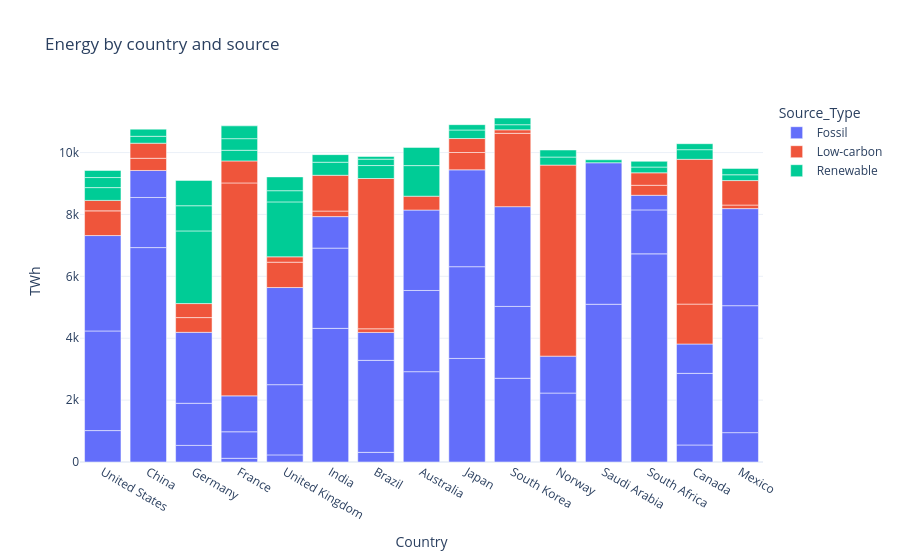

The notebook cell this image was saved under:
### Code cell
# exploratory — the default stacked bar: absolute TWh, 8 sources, 8 colours, alphabetical countries

fig = px.bar(df, x='Country', y='TWh', color='Source_Type', title='Energy by country and source',
             template='plotly_white')
fig.show()

### Figure 1 — Plotly figure (JSON) as saved in the notebook; plotly's stock layout.template omitted (floating-point values rounded to 4 significant figures)
{"data": [{"alignmentgroup": "True", "hovertemplate": "Source_Type=Fossil<br>Country=%{x}<br>TWh=%{y}<extra></extra>", "legendgroup": "Fossil", "marker": {"color": "#636efa", "pattern": {"shape": ""}}, "name": "Fossil", "offsetgroup": "Fossil", "orientation": "v", "showlegend": true, "textposition": "auto", "type": "bar", "x": ["United States", "United States", "United States", "China", "China", "China", "Germany", "Germany", "Germany", "France", "France", "France", "United Kingdom", "United Kingdom", "United Kingdom", "India", "India", "India", "Brazil", "Brazil", "Brazil", "Australia", "Australia", "Australia", "Japan", "Japan", "Japan", "South Korea", "South Korea", "South Korea", "Norway", "Norway", "Saudi Arabia", "Saudi Arabia", "South Africa", "South Africa", "South Africa", "Canada", "Canada", "Canada", "Mexico", "Mexico", "Mexico"], "xaxis": "x", "y": [1015, 3220, 3083, 6929.0, 1620, 872, 537, 1361, 2293, 120, 857, 1160, 230, 2269, 3139, 4319, 2593, 1018, 312, 2973, 902, 2919, 2624, 2599, 3347, 2965, 3130, 2706, 2322, 3224, 2228, 1193, 5098, 4573, 6727, 1421, 472, 550, 2315, 948, 949, 4103, 3137], "yaxis": "y"}, {"alignmentgroup": "True", "hovertemplate": "Source_Type=Low-carbon<br>Country=%{x}<br>TWh=%{y}<extra></extra>", "legendgroup": "Low-carbon", "marker": {"color": "#EF553B", "pattern": {"shape": ""}}, "name": "Low-carbon", "offsetgroup": "Low-carbon", "orientation": "v", "showlegend": true, "textposition": "auto", "type": "bar", "x": ["United States", "United States", "China", "China", "Germany", "Germany", "France", "France", "United Kingdom", "United Kingdom", "India", "India", "Brazil", "Brazil", "Australia", "Japan", "Japan", "South Korea", "South Korea", "Norway", "South Africa", "South Africa", "Canada", "Canada", "Mexico", "Mexico"], "xaxis": "x", "y": [798, 339, 394, 488, 476, 453, 6882, 711, 819, 174, 180, 1156, 118, 4857, 448, 560, 452, 2370, 114, 6174, 323, 403, 1290, 4679, 115, 791], "yaxis": "y"}, {"alignmentgroup": "True", "hovertemplate": "Source_Type=Renewable<br>Country=%{x}<br>TWh=%{y}<extra></extra>", "legendgroup": "Renewable", "marker": {"color": "#00cc96", "pattern": {"shape": ""}}, "name": "Renewable", "offsetgroup": "Renewable", "orientation": "v", "showlegend": true, "textposition": "auto", "type": "bar", "x": ["United States", "United States", "United States", "China", "China", "Germany", "Germany", "Germany", "France", "France", "France", "United Kingdom", "United Kingdom", "United Kingdom", "India", "India", "Brazil", "Brazil", "Brazil", "Australia", "Australia", "Japan", "Japan", "South Korea", "South Korea", "Norway", "Norway", "Saudi Arabia", "South Africa", "South Africa", "Canada", "Canada", "Mexico", "Mexico"], "xaxis": "x", "y": [413, 325, 229, 223, 231, 2348, 814, 819, 344, 376, 413, 1775, 362, 446, 422, 245, 419, 206, 87, 989, 588, 275, 173, 165, 213, 260, 228, 96, 186, 186, 312, 193, 188, 205], "yaxis": "y"}], "layout": {"barmode": "relative", "legend": {"title": {"text": "Source_Type"}, "tracegroupgap": 0}, "title": {"text": "Energy by country and source"}, "xaxis": {"anchor": "y", "domain": [0, 1], "title": {"text": "Country"}}, "yaxis": {"anchor": "x", "domain": [0, 1], "title": {"text": "TWh"}}}}
